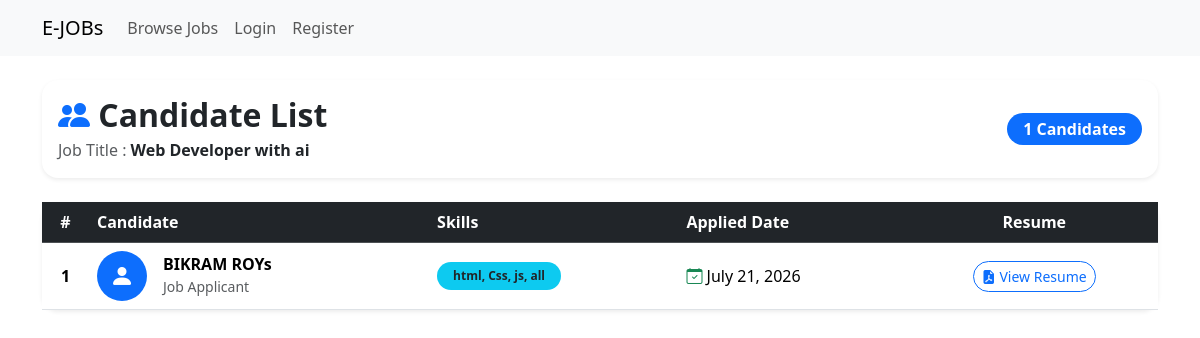
/candidate-list/1/, run on an earlier commit of the app's database.
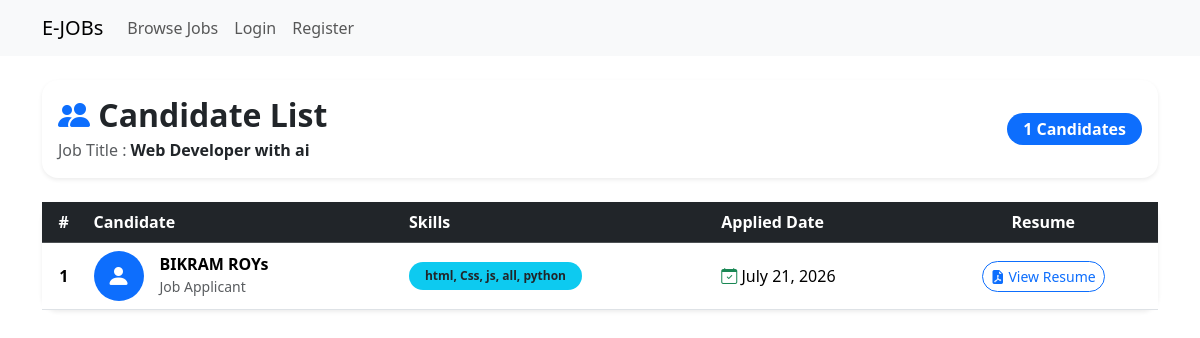
And on a later commit of the database.
### jobportal/models.py (models this page shows, shortened)
class ApplyJobModel(models.Model):
    applied_by = models.ForeignKey(
        SeekerProfileModel,
        on_delete=models.CASCADE,
        related_name='applied_by_info',
        null=True
    )
    applied_job = models.ForeignKey(
        JobPostModel,
        on_delete=models.CASCADE,
        related_name='applied_job_info',
        null=True
    )
    resume = models.FileField(upload_to='seeker_resume', null=True)
    applied_at = models.DateField(auto_now_add=True, null=True)

class SeekerProfileModel(models.Model):
    seeker = models.OneToOneField(
        User,
        on_delete=models.CASCADE,
        related_name='seeker_profile',
        null=True
    )
    name = models.CharField(max_length=200, null=True)
    address = models.TextField(null=True)
    contact = models.CharField(max_length=20, null=True)
    profile_image = models.ImageField(upload_to='seeker_image', null=True)
    skills_set = models.TextField(null=True)
    created_at = models.DateField(auto_now_add=True, null=True)
    updated_at = models.DateField(auto_now=True, null=True)

### jobportal/views.py (the view)
# urls.py: path('candidate-list/<str:id>/',candidate_list_view,name='candidate_list_view'),
def candidate_list_view(request, id):
    job_data = JobPostModel.objects.get(id=id)
    candidate_data = ApplyJobModel.objects.filter(applied_job=job_data)
    context = {
        'candidate_data': candidate_data,
        'job_data': job_data,
        'title': 'Candidate List Page',
    }
    return render(request,'candidate-list.html',context)

### jobportal/templates/candidate-list.html
{% extends 'master/base.html' %}
{% block content %}
    <div class="card border-0 shadow-sm rounded-4 mb-4">
        <div class="card-body d-flex justify-content-between align-items-center">
            <div>
                <h2 class="fw-bold mb-1">
                    <i class="bi bi-people-fill text-primary"></i>
                    Candidate List
                </h2>
                <p class="text-muted mb-0">
                    Job Title :
                    <span class="fw-semibold text-dark">
                        {{ job_data.title }}
                    </span>
                </p>
            </div>
            <span class="badge bg-primary rounded-pill fs-6 px-3 py-2">
                {{ candidate_data|length }} Candidates
            </span>
        </div>
    </div>
    <div class="card border-0 shadow-sm rounded-4">
        <div class="card-body p-0">
            <div class="table-responsive">
                <table class="table table-hover align-middle mb-0">
                    <thead class="table-dark">
                        <tr>
                            <th class="text-center">#</th>
                            <th>Candidate</th>
                            <th>Skills</th>
                            <th>Applied Date</th>
                            <th class="text-center">Resume</th>
                        </tr>
                    </thead>
                    <tbody>
                    {% for candidate in candidate_data %}
                        <tr>
                            <td class="text-center fw-bold">
                                {{ forloop.counter }}
                            </td>
                            <td>
                                <div class="d-flex align-items-center">
                                    <div class="bg-primary text-white rounded-circle d-flex justify-content-center align-items-center me-3"
                                        style="width:50px;height:50px;">
                                        <i class="bi bi-person-fill fs-4"></i>
                                    </div>
                                    <div>
                                        <h6 class="mb-0 fw-bold">
                                            {{ candidate.applied_by.name }}
                                        </h6>
                                        <small class="text-muted">
                                            Job Applicant
                                        </small>
                                    </div>
                                </div>
                            </td>
                            <td>
                                <span class="badge bg-info text-dark rounded-pill px-3 py-2">
                                    {{ candidate.applied_by.skills_set }}
                                </span>
                            </td>
                            <td>
                                <i class="bi bi-calendar-check text-success"></i>
                                {{ candidate.applied_at }}
                            </td>
                            <td class="text-center">
                                {% if candidate.resume %}
                                    <a href="{{ candidate.resume.url }}"
                                       target="_blank"
                                       class="btn btn-sm btn-outline-primary rounded-pill">
                                        <i class="bi bi-file-earmark-pdf-fill"></i>
                                        View Resume
                                    </a>
                                {% else %}
                                    <span class="badge bg-danger rounded-pill">
                                        No Resume
                                    </span>
                                {% endif %}
                            </td>
                        </tr>
                    {% endfor %}
                    </tbody>
                </table>
            </div>
        </div>
    </div>
{% endblock content %}

What changed in the data, as far as the page shows it:
changed through a linked row, ApplyJobModel "BIKRAM ROYs": applied_by.skills_set "html, Css, js, all" → "html, Css, js, all, python"
